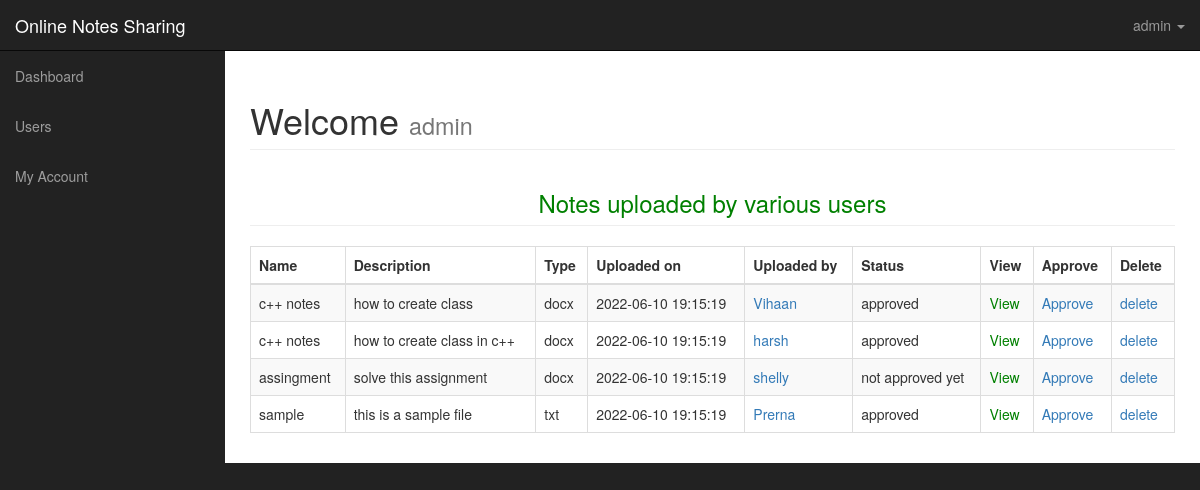
Page /dashboard/ (signed in) on the committed database.
### tables this page shows
CREATE TABLE IF NOT EXISTS `uploads` (
  `file_id` int(11) NOT NULL AUTO_INCREMENT,
  `file_name` varchar(225) NOT NULL,
  `file_description` text NOT NULL,
  `file_type` varchar(225) NOT NULL,
  `file_uploader` varchar(225) NOT NULL,
  `file_uploaded_on` timestamp NOT NULL DEFAULT CURRENT_TIMESTAMP ON UPDATE CURRENT_TIMESTAMP,
  `file_uploaded_to` varchar(225) NOT NULL,
  `file` varchar(225) NOT NULL,
  `status` varchar(225) NOT NULL DEFAULT 'not approved yet',
  PRIMARY KEY (`file_id`)
);

### dashboard/index.php (the view, shortened to what this page needs)
<?php include('includes/adminheader.php');  ?>
 <div id="wrapper">
       <?php include 'includes/adminnav.php';?>
        <div id="page-wrapper">
            <div class="container-fluid">
                <div class="row">
                    <div class="col-lg-12">
                        <h1 class="page-header">
                            Welcome
                            <small><?php echo $_SESSION['name']; ?></small>
                        </h1>
<?php if($_SESSION['role'] == 'admin') {
?>
<h3 class="page-header">
                            <center> <marquee width = 70% ><font color="green" > Notes uploaded by various users</font></marquee></center>
                        </h3>
<div class="row">
<div class="col-lg-12">
        <div class="table-responsive">
<form action="" method="post">
            <table class="table table-bordered table-striped table-hover">
            <thead>
                    <tr>
                        <th>Name</th>
                        <th>Description</th>
                        <th>Type </th>
                        <th>Uploaded on</th>
                        <th>Uploaded by </th>
                        <th>Status</th>
                        <th>View</th>
                        <th>Approve</th>
                        <th>Delete</th>
                    </tr>
                </thead>
                <tbody>
                 <?php
$query = "SELECT * FROM uploads ORDER BY file_uploaded_on DESC";
$run_query = mysqli_query($conn, $query) or die(mysqli_error($conn));
if (mysqli_num_rows($run_query) > 0) {
while ($row = mysqli_fetch_array($run_query)) {
    $file_id = $row['file_id'];
    $file_name = $row['file_name'];
    $file_description = $row['file_description'];
    $file_type = $row['file_type'];
    $file_date = $row['file_uploaded_on'];
    $file_uploader = $row['file_uploader'];
    $file_status = $row['status'];
    $file = $row['file'];
    echo "<tr>";
    echo "<td>$file_name</td>";
    echo "<td>$file_description</td>";
    echo "<td>$file_type</td>";
    echo "<td>$file_date</td>";
    echo "<td><a href='viewprofile.php?name=$file_uploader' target='_blank'> $file_uploader </a></td>";
    echo "<td>$file_status</td>";
    echo "<td><a href='allfiles/$file' target='_blank' style='color:green'>View </a></td>";
    echo "<td><a onClick=\"javascript: return confirm('Are you sure you want to approve this note?')\"href='?approve=$file_id'><i class='fa fa-times' style='color: red;'></i>Approve</a></td>";
    echo "<td><a onClick=\"javascript: return confirm('Are you sure you want to delete this post?')\" href='?del=$file_id'><i class='fa fa-times' style='color: red;'></i>delete</a></td>";
    echo "</tr>";
}
}
?>
                </tbody>
            </table>
</form>
</div>
</div>
</div>
<?php }
 ?>
</body>
</html>

### dashboard/css/sb-admin.css (style rules this page uses)
body { margin-top: 100px; background-color: #222; }
@media (min-width:768px) { body { margin-top: 50px; } }
#wrapper { padding-left: 0; }
#page-wrapper { width: 100%; padding: 0; background-color: #fff; }
@media (min-width:768px) { #wrapper { padding-left: 225px; } }
@media (min-width:768px) { #page-wrapper { padding: 10px; } }

### rows in the picture
uploads: file_name "c++ notes", file_description "how to create class", file_type "docx", file_uploaded_on "2022-06-10 19:15:19", file_uploader "Vihaan", status "approved"
uploads: file_name "c++ notes", file_description "how to create class in c++", file_type "docx", file_uploaded_on "2022-06-10 19:15:19", file_uploader "harsh", status "approved"
uploads: file_name "assingment", file_description "solve this assignment", file_type "docx", file_uploaded_on "2022-06-10 19:15:19", file_uploader "shelly", status "not approved yet"
uploads: file_name "sample", file_description "this is a sample file", file_type "txt", file_uploaded_on "2022-06-10 19:15:19", file_uploader "Prerna", status "approved"

### other values in the picture
$_SESSION['name'] "admin"
